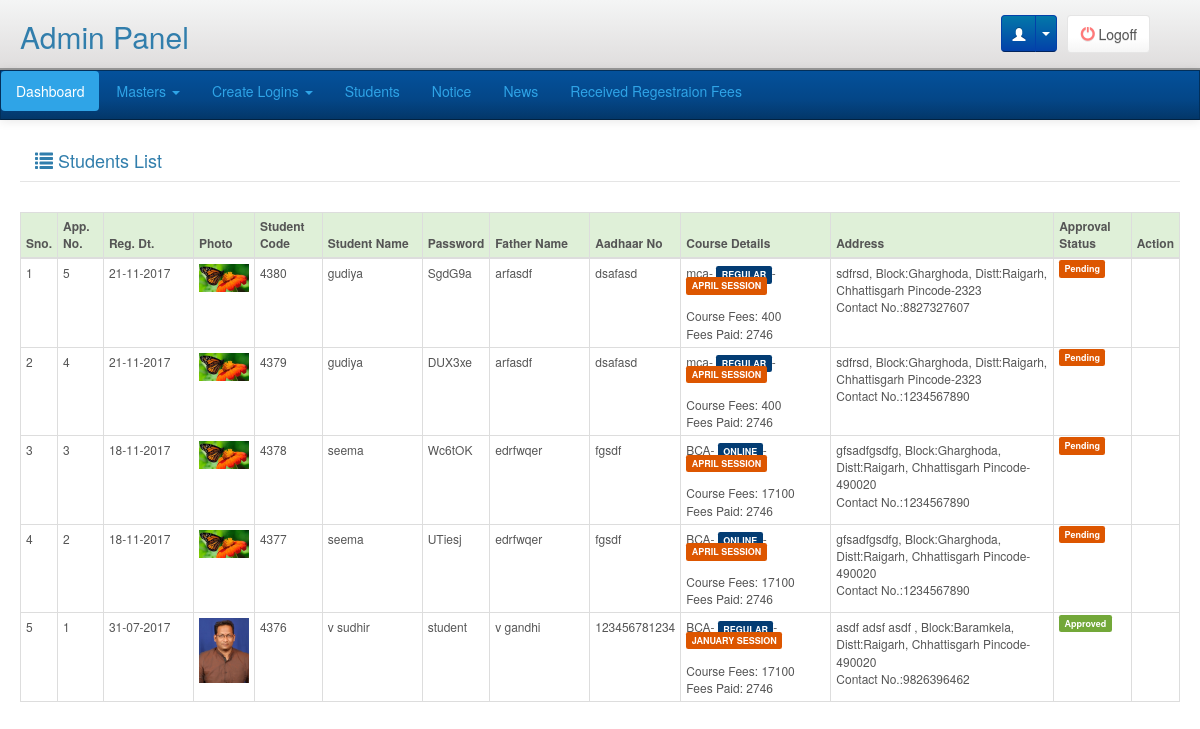
Screenshot of /adminpanel/students/index.php (signed in) with the database file from the repository.
### tables this page shows
CREATE TABLE `student_master` (
  `Student_Id` int(11) NOT NULL,
  `Reg_Date` date NOT NULL,
  `Application_No` int(11) NOT NULL,
  `Student_Code` int(11) NOT NULL,
  `Password` varchar(50) NOT NULL,
  `Student_Name` varchar(75) NOT NULL,
  `DOB` date NOT NULL,
  `Gender` tinyint(4) NOT NULL,
  `Father_Name` varchar(75) NOT NULL,
  `Mother_Name` varchar(75) NOT NULL,
  `Religion` varchar(10) NOT NULL,
  `Caste` varchar(10) NOT NULL,
  `Phisical_Status` tinyint(4) NOT NULL,
  `Aadhaar_No` varchar(15) NOT NULL,
  `Education` varchar(15) NOT NULL,
  `Course_Id` smallint(6) NOT NULL,
  `Mode` varchar(15) NOT NULL,
  `Session` varchar(15) NOT NULL,
  `About_Fee_Deposite` text NOT NULL,
  `Block_Id` int(11) NOT NULL,
  `Address` varchar(300) NOT NULL,
  `Pincode` varchar(15) NOT NULL,
  `Contact_No` varchar(15) NOT NULL,
  `Email` varchar(50) NOT NULL,
  `Bank_Name` varchar(75) NOT NULL,
  `Acc_holder_name` varchar(100) NOT NULL,
  `Account_No` varchar(30) NOT NULL,
  `Bank_Address` varchar(300) NOT NULL,
  `IFSC_Code` varchar(20) NOT NULL,
  `Photo` varchar(75) NOT NULL,
  `Signature` varchar(75) NOT NULL,
  `Gaurdian_Signature` varchar(75) NOT NULL,
  `CM_Id` smallint(6) NOT NULL,
  `Reference` varchar(75) NOT NULL,
  `Registration_No` int(11) NOT NULL,
  `Entry_No` int(11) NOT NULL,
  `Approval_Status` tinyint(4) NOT NULL,
  `Status` tinyint(4) NOT NULL,
  `Payment_Status` int(11) NOT NULL COMMENT '//1 for paid '
);

CREATE TABLE `course_master` (
  `Course_Id` smallint(6) NOT NULL,
  `Course_Name` varchar(50) NOT NULL,
  `Application_Fee` int(11) NOT NULL,
  `Learning_Fee` int(11) NOT NULL,
  `Registration_Fee` int(11) NOT NULL,
  `Exam_Fee` int(11) NOT NULL
);

CREATE TABLE `block_master` (
  `Block_Id` int(11) NOT NULL,
  `Block_Name` varchar(50) NOT NULL,
  `District_Id` smallint(6) NOT NULL
);

CREATE TABLE `district_master` (
  `District_Id` smallint(6) NOT NULL,
  `State_Id` tinyint(4) NOT NULL,
  `District_Name` varchar(100) NOT NULL
);

CREATE TABLE `state_master` (
  `State_Id` tinyint(4) NOT NULL,
  `State_Name` varchar(100) NOT NULL
);

### libraries/classes/DBConn.php (called while the page is built, shortened)
<?php
class DBConn  extends Conn {
	 function ExecuteQuery($userQuery)
	{
		$result= mysql_query($userQuery);
                $num_fields = mysql_num_fields($result);
				$obj = array();
				$x=1;
				while($row=mysql_fetch_array($result)){
				  for($j=0;$j<$num_fields;$j++){
					 $name = mysql_field_name($result, $j);
					 $obj[$x][$name]=$row[$name];
					}
					$x++;
					}
     return $obj;
	}
}
?>

### adminpanel/students/index.php (the view, shortened to what this page needs)
<?php
require_once(PATH_LIBRARIES.'/classes/DBConn.php');
include(PATH_ADMIN_INCLUDE.'/header.php');
$db = new DBConn();
$getstudent=$db->ExecuteQuery("SELECT Student_Id, DATE_FORMAT(Reg_Date,'%d-%m-%Y') AS Reg_Date, Application_No, Student_Code, Student_Name, Password,  Father_Name, Aadhaar_No, Course_Name, Mode, Session, CASE WHEN Mode='regular' THEN (Learning_Fee + Registration_Fee + Exam_Fee+Application_Fee) WHEN Mode='online' THEN (Learning_Fee + Registration_Fee + Exam_Fee+Application_Fee) WHEN Mode='private' THEN Exam_Fee+Application_Fee END AS Total_Fees, (SELECT SUM(Paid_Amt) FROM fees_payment WHERE Student_Id IN(SELECT Student_Id FROM student_master)) AS Paid_Amt, Address, Block_Name, District_Name, State_Name, Pincode, Contact_No, Email, Bank_Name, Account_No, Bank_Address, IFSC_Code, Photo, Signature, Gaurdian_Signature, CASE WHEN Approval_Status=0 THEN 'Pending' WHEN Approval_Status=1 THEN 'Approved' WHEN Approval_Status=2 THEN 'Cancelled' END Approval_Status
FROM student_master st
LEFT JOIN course_master c ON st.Course_Id = c.Course_Id
LEFT JOIN block_master b ON st.Block_Id = b.Block_Id
LEFT JOIN district_master d ON b.District_Id = d.District_Id
LEFT JOIN state_master s ON d.State_Id = s.State_Id
ORDER BY Student_Id DESC");
?>
<div class="main">
	<div class="page-title">
        <div>
            <div class="col-lg-5 pull-left"><h4><i class="glyphicon glyphicon-list"></i> Students List</h4></div>
        </div>
        <div class="clearfix">&nbsp;</div>
    </div>
    <div class="table-responsive" style="overflow: auto;">
            	<table class="table table-hover table-bordered table-condensed" >
                  <thead>
                    <tr class="success">
                      <th>Sno.</th>
                      <th>App. No.</th>
                      <th width="90">Reg. Dt.</th>
                      <th>Photo</th>
                      <th>Student Code</th>
                      <th width="100">Student Name</th>
                      <th>Password</th>
                      <th width="100">Father Name</th>
                      <th>Aadhaar No</th>
                      <th width="150">Course Details</th>
                      <th>Address</th>
                      <th>Approval Status</th>
                      <th>Action</th>
                    </tr>
                  </thead>
                  <tbody>
                    <?php
                        $i=1;
                        foreach($getstudent as $getstudentVal)
                        {
                          ?>
                    <tr>
                      <td><?php echo $i;?></td>
                      <td><?php echo $getstudentVal['Application_No']; ?></td>
                      <td><?php echo $getstudentVal['Reg_Date']; ?></td>
                      <td><img width="50px;" src="<?php echo PATH_DATA_IMAGE ?>/student/thumb/<?php echo $getstudentVal['Photo'];?>" alt="" /></td>
                      <td><?php echo $getstudentVal['Student_Code'];?></td>
                      <td><?php echo $getstudentVal['Student_Name'];?></td>
                      <td><?php echo $getstudentVal['Password'];?></td>
                      <td><?php echo $getstudentVal['Father_Name'];?></td>
                      <td><?php echo $getstudentVal['Aadhaar_No'];?></td>
                      <td><?php echo $getstudentVal['Course_Name'].'- <span class="label label-info">'.strtoupper($getstudentVal['Mode']).'</span>- <span class="label label-warning">'.strtoupper($getstudentVal['Session']).' SESSION</span><br><br>Course Fees: '.$getstudentVal['Total_Fees'].'<br>Fees Paid: '.$getstudentVal['Paid_Amt'];?></td>
                      <td><?php echo $getstudentVal['Address'].', Block:'.$getstudentVal['Block_Name'].', Distt:'.$getstudentVal['District_Name'].', '.$getstudentVal['State_Name'].' Pincode-'.$getstudentVal['Pincode'];?><br />Contact No.:<?php echo $getstudentVal['Contact_No'] ?></td>
                      <td><span class="label <?php echo $getstudentVal['Approval_Status']=='Pending'?'label-warning': ($getstudentVal['Approval_Status']=='Approved'?'label-success':'label-danger');?>"><?php echo $getstudentVal['Approval_Status'];?></span></td>
                      <td>
                      </td>
                    </tr>
                    <?php $i++;} ?>
                  </tbody>
                </table>
            </div>
</div>

### css/adminpanel_style.css (style rules this page uses)
.table { font-size: 12px; }
.main { margin:20px 20px 100px 20px; }
.page-title { border-bottom: 1px solid #E5E5E5; margin-bottom:30px; }

### rows the page displays
student_master: Application_No "5", Reg_Date "21-11-2017", Photo (picture), Student_Code "4380", Student_Name "gudiya", Password "SgdG9a", Father_Name "arfasdf", Aadhaar_No "dsafasd", Course_Id.Course_Name "mca", Mode "REGULAR", Session "APRIL", Total_Fees "400", Paid_Amt "2746", Address "sdfrsd", Block_Id.Block_Name "Gharghoda", district_master.District_Name "Raigarh", state_master.State_Name "Chhattisgarh", Pincode "2323", Contact_No "8827327607", Approval_Status "Pending"
student_master: Application_No "4", Reg_Date "21-11-2017", Photo (picture), Student_Code "4379", Student_Name "gudiya", Password "DUX3xe", Father_Name "arfasdf", Aadhaar_No "dsafasd", Course_Id.Course_Name "mca", Mode "REGULAR", Session "APRIL", Total_Fees "400", Paid_Amt "2746", Address "sdfrsd", Block_Id.Block_Name "Gharghoda", district_master.District_Name "Raigarh", state_master.State_Name "Chhattisgarh", Pincode "2323", Contact_No "1234567890", Approval_Status "Pending"
student_master: Application_No "3", Reg_Date "18-11-2017", Photo (picture), Student_Code "4378", Student_Name "seema", Password "Wc6tOK", Father_Name "edrfwqer", Aadhaar_No "fgsdf", Course_Id.Course_Name "BCA", Mode "ONLINE", Session "APRIL", Total_Fees "17100", Paid_Amt "2746", Address "gfsadfgsdfg", Block_Id.Block_Name "Gharghoda", district_master.District_Name "Raigarh", state_master.State_Name "Chhattisgarh", Pincode "490020", Contact_No "1234567890", Approval_Status "Pending"
student_master: Application_No "2", Reg_Date "18-11-2017", Photo (picture), Student_Code "4377", Student_Name "seema", Password "UTiesj", Father_Name "edrfwqer", Aadhaar_No "fgsdf", Course_Id.Course_Name "BCA", Mode "ONLINE", Session "APRIL", Total_Fees "17100", Paid_Amt "2746", Address "gfsadfgsdfg", Block_Id.Block_Name "Gharghoda", district_master.District_Name "Raigarh", state_master.State_Name "Chhattisgarh", Pincode "490020", Contact_No "1234567890", Approval_Status "Pending"
student_master: Application_No "1", Reg_Date "31-07-2017", Photo (picture), Student_Code "4376", Student_Name "v sudhir", Password "student", Father_Name "v gandhi", Aadhaar_No "123456781234", Course_Id.Course_Name "BCA", Mode "REGULAR", Session "JANUARY", Total_Fees "17100", Paid_Amt "2746", Address "asdf adsf asdf", Block_Id.Block_Name "Baramkela", district_master.District_Name "Raigarh", state_master.State_Name "Chhattisgarh", Pincode "490020", Contact_No "9826396462", Approval_Status "Approved"
